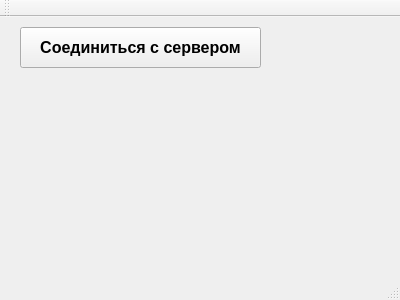
<?xml version="1.0" encoding="UTF-8"?>
<ui version="4.0">
 <class>Client</class>
 <widget class="QMainWindow" name="Client">
  <property name="geometry">
   <rect>
    <x>0</x>
    <y>0</y>
    <width>400</width>
    <height>300</height>
   </rect>
  </property>
  <property name="windowTitle">
   <string>Client</string>
  </property>
  <widget class="QWidget" name="centralWidget">
   <widget class="QPushButton" name="pushButton">
    <property name="geometry">
     <rect>
      <x>20</x>
      <y>10</y>
      <width>241</width>
      <height>41</height>
     </rect>
    </property>
    <property name="font">
     <font>
      <pointsize>12</pointsize>
      <weight>75</weight>
      <bold>true</bold>
     </font>
    </property>
    <property name="text">
     <string>Соединиться с сервером</string>
    </property>
   </widget>
  </widget>
  <widget class="QMenuBar" name="menuBar">
   <property name="geometry">
    <rect>
     <x>0</x>
     <y>0</y>
     <width>400</width>
     <height>21</height>
    </rect>
   </property>
  </widget>
  <widget class="QToolBar" name="mainToolBar">
   <attribute name="toolBarArea">
    <enum>TopToolBarArea</enum>
   </attribute>
   <attribute name="toolBarBreak">
    <bool>false</bool>
   </attribute>
  </widget>
  <widget class="QStatusBar" name="statusBar"/>
 </widget>
 <layoutdefault spacing="6" margin="11"/>
 <resources/>
 <connections/>
</ui>
